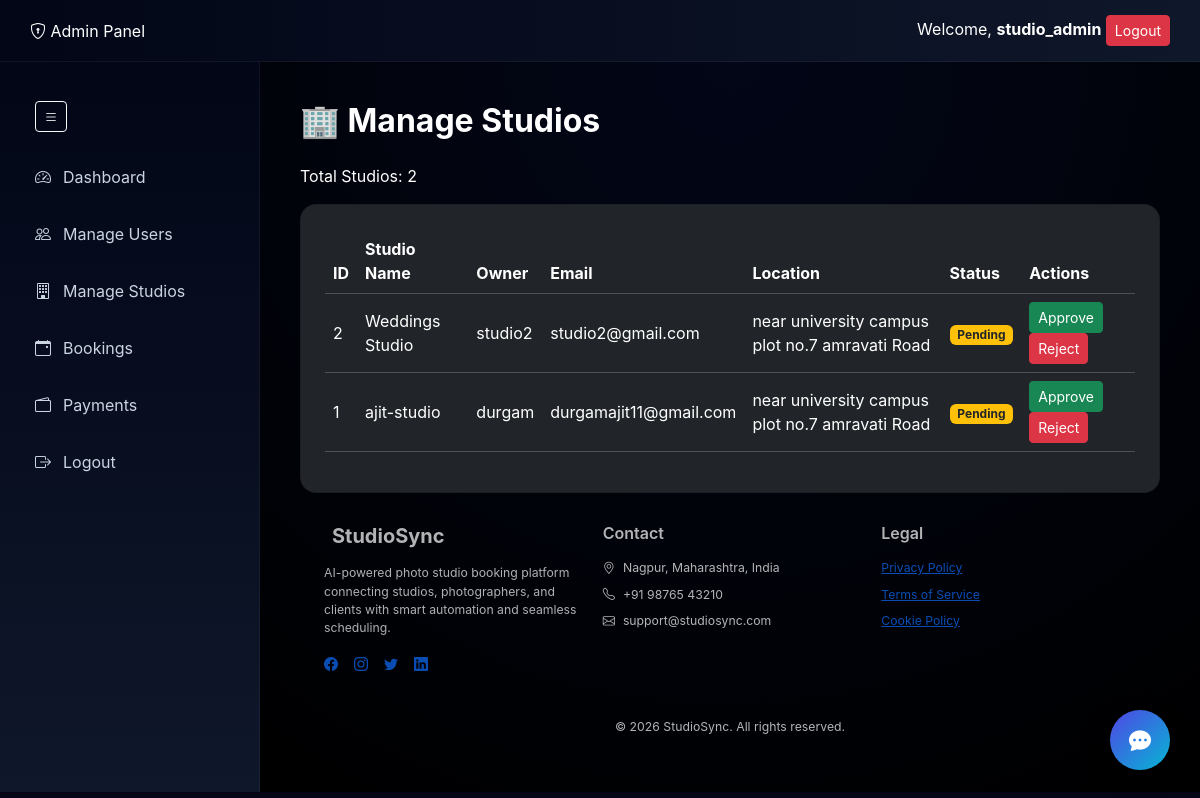
Screenshot of /dashboard/admin/studios/ (signed in) with the database file from the repository.
### accounts/models.py (models this page shows, shortened)
class CustomUser(AbstractUser):
    ROLE_CHOICES = (
        ('USER', 'User'),
        ('STUDIO', 'Studio'),
        ('ADMIN', 'Admin'),
    )
    role = models.CharField(
        max_length=10,
        choices=ROLE_CHOICES,
        default='USER'   # 🔥 important default
    )
    phone = models.CharField(max_length=15, blank=True, null=True)
    profile_image = models.ImageField(upload_to='profiles/', blank=True, null=True)
    studio_name = models.CharField(max_length=200, blank=True, null=True)
    owner_name = models.CharField(max_length=200, blank=True, null=True)
    address = models.TextField(blank=True, null=True)
    description = models.TextField(blank=True, null=True)
    license = models.FileField(upload_to='licenses/', blank=True, null=True)
    portfolio = models.FileField(upload_to='portfolios/', blank=True, null=True)
    bio = models.TextField(blank=True, null=True)

### studios/models.py (models this page shows, shortened)
class Studio(models.Model):
    user = models.OneToOneField(settings.AUTH_USER_MODEL, on_delete=models.CASCADE, related_name='studio')
    studio_name = models.CharField(max_length=200)
    location = models.CharField(max_length=200)
    description = models.TextField(blank=True, null=True)
    profile_image = models.ImageField(upload_to="studio_profiles/", blank=True, null=True)
    category = models.ForeignKey(Category, on_delete=models.SET_NULL, null=True, blank=True)
    is_featured = models.BooleanField(default=False, help_text="Display on homepage")
    is_verified = models.BooleanField(default=False, help_text="Studio has been verified")
    price_range = models.CharField(
        max_length=50,
        blank=True,
        null=True,
        help_text="e.g., $100-$500 per hour"
    )
    experience_years = models.PositiveIntegerField(default=0, help_text="Years of experience")
    specializations = models.TextField(
        blank=True,
        null=True,
        help_text="Comma-separated specializations"
    )
    phone = models.CharField(max_length=20, blank=True, null=True)
    email = models.EmailField(blank=True, null=True)
    website = models.URLField(blank=True, null=True)
    created_at = models.DateTimeField(auto_now_add=True)
    updated_at = models.DateTimeField(auto_now=True)
    class Meta:
        ordering = ['-is_featured', '-created_at']
        verbose_name = 'Studio'
        verbose_name_plural = 'Studios'
        indexes = [
            models.Index(fields=['-is_featured', '-created_at']),
            models.Index(fields=['location']),
        ]

### accounts/decorators.py (the view)
        def wrapper(request, *args, **kwargs):
            if request.user.role in allowed_roles:
                return view_func(request, *args, **kwargs)
            return redirect('login')

### dashboard/views.py (called while the page is built)
@login_required
@role_required(['ADMIN'])
def manage_studios(request):
    studios = Studio.objects.select_related('user')   # ✅ correct
    return render(request, "admin/dashboard/manage_studios.html", {"studios": studios})

### templates/admin/dashboard/manage_studios.html
{% extends "admin/dashboard/admin_base.html" %}
{% block admin_content %}
<h2 class="fw-bold mb-4">🏢 Manage Studios</h2>
<p>Total Studios: {{ studios|length }}</p>
<div class="card bg-dark text-light p-4 rounded-4">
    <table class="table table-dark table-hover align-middle">
        <thead>
            <tr>
                <th>ID</th>
                <th>Studio Name</th>
                <th>Owner</th>
                <th>Email</th>
                <th>Location</th>
                <th>Status</th>
                <th>Actions</th>
            </tr>
        </thead>
        <tbody>
            {% for studio in studios %}
            <tr>
                <td>{{ studio.id }}</td>
                <td>{{ studio.studio_name }}</td>
                <td>{{ studio.user.username }}</td>
                <td>{{ studio.user.email }}</td>
                <td>{{ studio.location }}</td>
                <td>
                    {% if studio.is_active %}
                        <span class="badge bg-success">Approved</span>
                    {% else %}
                        <span class="badge bg-warning text-dark">Pending</span>
                    {% endif %}
                </td>
                <td>
                    {% if not studio.is_active %}
                        <a href="{% url 'approve_studio' studio.id %}"
                           class="btn btn-sm btn-success">
                           Approve
                        </a>
                    {% endif %}
                    <a href="{% url 'reject_studio' studio.id %}"
                       class="btn btn-sm btn-danger"
                       onclick="return confirm('Are you sure to reject/delete this studio?');">
                       Reject
                    </a>
                </td>
            </tr>
            {% empty %}
            <tr>
                <td colspan="7" class="text-center">No studios found</td>
            </tr>
            {% endfor %}
        </tbody>
    </table>
</div>
{% endblock %}

### templates/admin/dashboard/admin_base.html (shortened to what this page needs)
{% extends "base.html" %}
{% load static %}
{% block extra_css %}
<link rel="stylesheet" href="{% static 'css/admin/admin.css' %}">
{% endblock %}
{% block content %}
<header class="admin-header">
    <div class="admin-header-content">
        <div class="admin-logo">
            <i class="bi bi-shield-lock"></i> Admin Panel
        </div>
        <div class="admin-header-content">
            <div class="d-flex align-items-center">
                <nav class="header-nav">
                    <span class="welcome-text">Welcome, <strong>{{ user.username }}</strong></span>
                    <a href="{% url 'logout' %}">
                        <button type="submit" class="btn btn-danger btn-sm">
                            Logout
                        </button>
                    </a>
                </nav>
            </div>
        </div>
</header>
<div class="admin-wrapper">
    <aside class="admin-sidebar" id="adminSidebar">
        <a href="#" onclick="toggleAdminSidebar()">
            <button id="sidebarToggle" class="btn btn-sm btn-outline-light me-3">
                <i class="bi bi-list"></i>
            </button>
        </a>
        <a href="{% url 'admin_dashboard' %}"
            class="{% if request.resolver_match.url_name == 'admin_dashboard' %}active{% endif %}">
            <i class="bi bi-speedometer2"></i>
            <span>Dashboard</span>
        </a>
        <a href="{% url 'manage_users' %}"
            class="{% if request.resolver_match.url_name == 'manage_users' %}active{% endif %}">
            <i class="bi bi-people"></i>
            <span>Manage Users</span>
        </a>
        <a href="{% url 'manage_studios' %}">
            <i class="bi bi-building"></i>
            <span>Manage Studios</span>
        </a>
        <a href="{% url 'admin_bookings' %}">
            <i class="bi bi-calendar-event"></i>
            <span>Bookings</span>
        </a>
        <a href="{% url 'admin_payments' %}">
            <i class="bi bi-wallet2"></i>
            <span>Payments</span>
        </a>
        <a href="{% url 'logout' %}">
            <i class="bi bi-box-arrow-right"></i>
            <span>Logout</span>
        </a>
    </aside>
    <main class="admin-main">
        {% block admin_content %}
        {% endblock %}
        {% include "includes/footer.html" %}
    </main>
</div>
{% include "includes/chatbot.html" %}
{% endblock %}

### static/css/admin/admin.css (style rules this page uses)
body { margin: 0; font-family: 'Inter', sans-serif; background: #020617; color: #ffffff; }
.admin-header { background: linear-gradient(90deg, #020617, #0f172a); padding: 15px 30px; color: white; position: sticky; top: 0; z-index: 1000; backdrop-filter: blur(10px); border-bottom: 1px solid rgba(255,255,255,0.05); }
.admin-header-content { display: flex; justify-content: space-between; align-items: center; }
.admin-wrapper { display: flex; min-height: calc(100vh - 70px); }
.admin-sidebar { width: 260px; background: linear-gradient(180deg, #020617, #0f172a); padding-top: 20px; transition: all 0.3s ease; border-right: 1px solid rgba(255,255,255,0.05); }
.admin-sidebar a { display: flex; align-items: center; gap: 12px; padding: 14px 25px; color: #cbd5e1; text-decoration: none; transition: all 0.3s ease; border-radius: 8px; margin: 5px 10px; }
.admin-main { flex: 1; display: flex; flex-direction: column; padding: 40px; background: radial-gradient(circle at top, #020617, #000000); color: #ffffff; }

### rows the page displays
CustomUser: username "studio_admin"
Studio: id "2", studio_name "Weddings Studio", user.username "studio2", user.email "studio2@gmail.com", location "near university campus plot no.7 amravati Road"
Studio: id "1", studio_name "ajit-studio", user.username "durgam", user.email "durgamajit11@gmail.com", location "near university campus plot no.7 amravati Road"

### other values shown
{{ studios|length }} "2"
